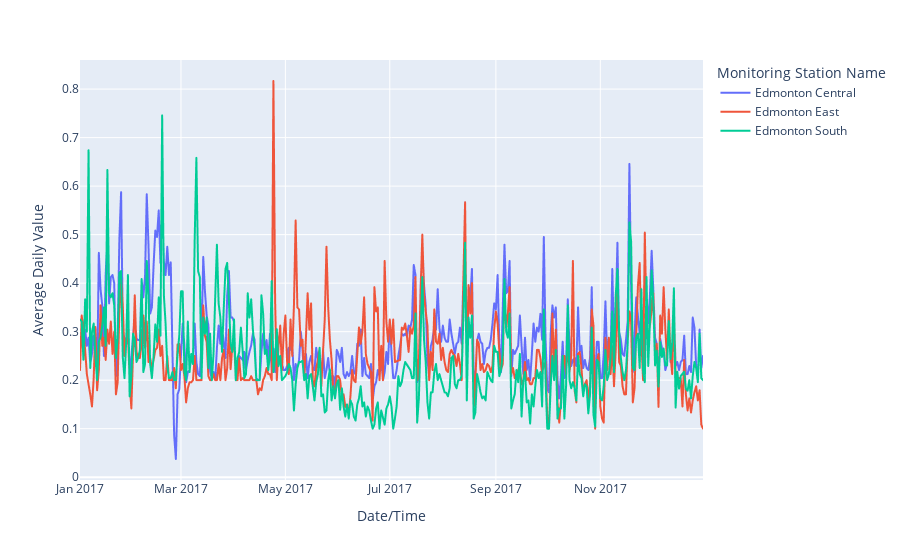

The notebook cell this image was saved under:
### Code cell
import plotly.express as px
fig1 = px.line(df_carbon, x='Date/Time', y= 'Average Daily Value', color = 'Monitoring Station Name')
fig1.show()

### Figure 1 — Plotly figure (JSON) as saved in the notebook; plotly's stock layout.template omitted (floating-point values rounded to 4 significant figures; data arrays with more than 128 entries replaced by an {"elided": "..."} marker saying what was removed)
{"data": [{"hovertemplate": "Monitoring Station Name=Edmonton Central<br>Date/Time=%{x}<br>Average Daily Value=%{y}<extra></extra>", "legendgroup": "Edmonton Central", "line": {"color": "#636efa", "dash": "solid"}, "marker": {"symbol": "circle"}, "mode": "lines", "name": "Edmonton Central", "showlegend": true, "type": "scattergl", "x": {"elided": "363 str values"}, "xaxis": "x", "y": {"elided": "363 float values"}, "yaxis": "y"}, {"hovertemplate": "Monitoring Station Name=Edmonton East<br>Date/Time=%{x}<br>Average Daily Value=%{y}<extra></extra>", "legendgroup": "Edmonton East", "line": {"color": "#EF553B", "dash": "solid"}, "marker": {"symbol": "circle"}, "mode": "lines", "name": "Edmonton East", "showlegend": true, "type": "scattergl", "x": {"elided": "362 str values"}, "xaxis": "x", "y": {"elided": "362 float values"}, "yaxis": "y"}, {"hovertemplate": "Monitoring Station Name=Edmonton South<br>Date/Time=%{x}<br>Average Daily Value=%{y}<extra></extra>", "legendgroup": "Edmonton South", "line": {"color": "#00cc96", "dash": "solid"}, "marker": {"symbol": "circle"}, "mode": "lines", "name": "Edmonton South", "showlegend": true, "type": "scattergl", "x": {"elided": "360 str values"}, "xaxis": "x", "y": {"elided": "360 float values"}, "yaxis": "y"}], "layout": {"legend": {"title": {"text": "Monitoring Station Name"}, "tracegroupgap": 0}, "margin": {"t": 60}, "xaxis": {"anchor": "y", "domain": [0, 1], "title": {"text": "Date/Time"}}, "yaxis": {"anchor": "x", "domain": [0, 1], "title": {"text": "Average Daily Value"}}}}
